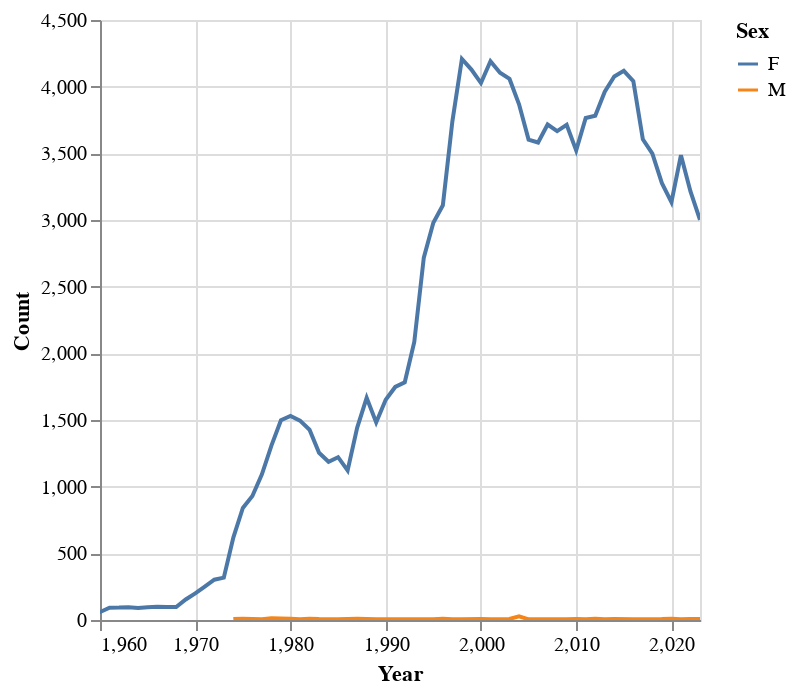

Notebook cell for this chart:
### Code cell
autumn_chart = alt.Chart(autumn_df).mark_line().encode(
    x=alt.X('Year', scale=alt.Scale(domain=[1960, 2023])),
    y=alt.Y('Count', scale=alt.Scale(domain=[0, 4500])),
    color='Sex',
).interactive()

autumn_chart

### Figure 1 — Vega-Lite specification as saved in the notebook (floating-point values rounded to 4 significant figures; data arrays with more than 128 entries replaced by an {"elided": "..."} marker saying what was removed)
{"config": {"view": {"continuousWidth": 300, "continuousHeight": 300}}, "data": {"name": "data-d1643c31632f19dfa85c9d00ff7d8f43"}, "mark": {"type": "line"}, "encoding": {"color": {"field": "Sex", "type": "nominal"}, "x": {"field": "Year", "scale": {"domain": [1960, 2023]}, "type": "quantitative"}, "y": {"field": "Count", "scale": {"domain": [0, 4500]}, "type": "quantitative"}}, "params": [{"name": "param_56", "select": {"type": "interval", "encodings": ["x", "y"]}, "bind": "scales"}], "$schema": "https://vega.github.io/schema/vega-lite/v5.17.0.json", "datasets": {"data-d1643c31632f19dfa85c9d00ff7d8f43": {"elided": "150 records"}}}
